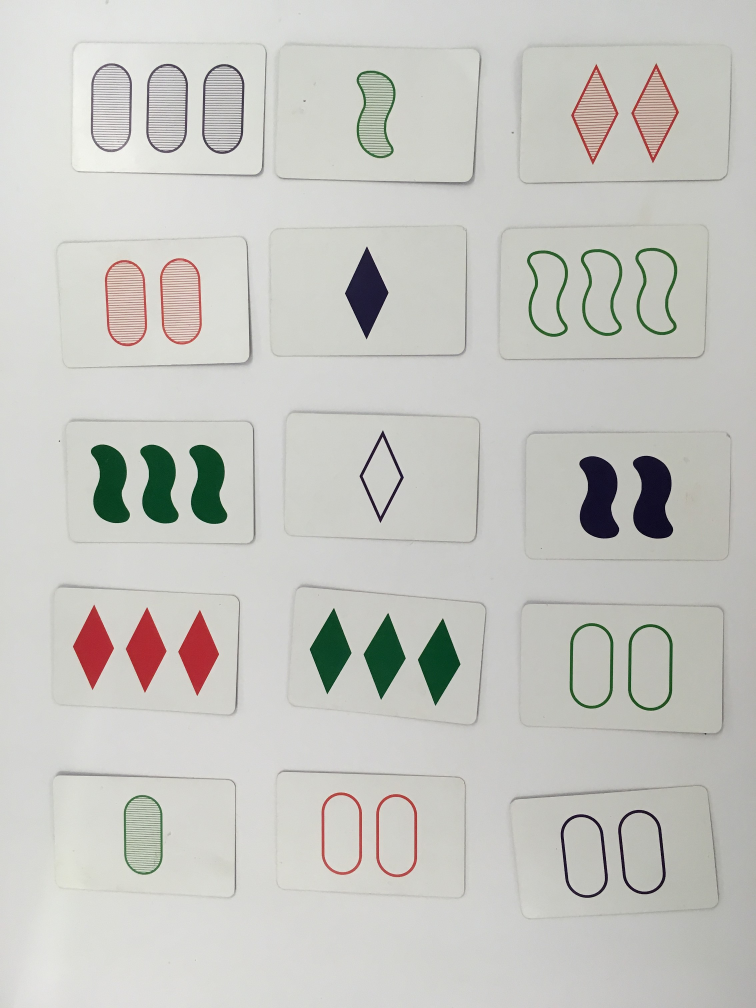
#> input picture setboard.jpg, 2268 x 3024 px (shown at 1/3 size)
$ python template_test.py   (Python 2 division)
#> lines starting #> are read from the running program, lines starting #| are printed output that depends on the picture; after the words box and inside, x2 and y2 are one past the last pixel; in counts of white or black regions, pixels touching at a corner belong together
import cv2
import numpy as np
from matplotlib import pyplot as plt

img_rgb = cv2.imread('setboard.jpg')
#> img_rgb is the input picture: shape (3024, 2268, 3); mean B, G, R 193.4, 198.1, 198.2
img_rgb = cv2.resize(img_rgb,(0,0), fx=0.1, fy=0.1)
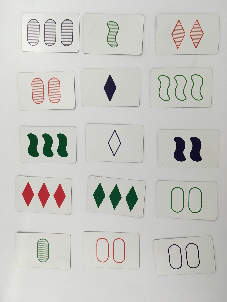
#> img_rgb: shape (302, 227, 3); mean B, G, R 193.5, 198.2, 198.3
img_gray = cv2.cvtColor(img_rgb, cv2.COLOR_BGR2GRAY)
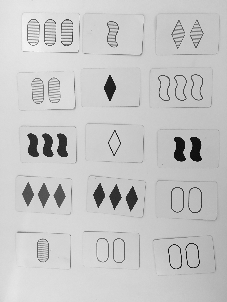
#> img_gray: shape (302, 227); min 5, max 245, mean 197.7


for i in range(1):
    template = cv2.imread('cards/3OPH.png',0)
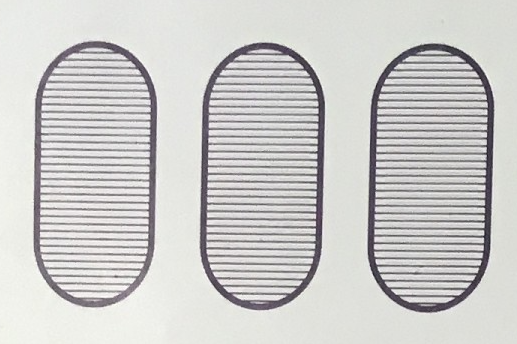
#> input picture cards/3OPH.png, 517 x 344 px
#> template: shape (344, 517); min 21, max 255, mean 203
    template = cv2.resize(template,(0,0), fx=0.1, fy=0.1)
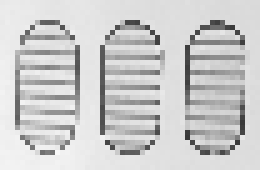
#> template: shape (34, 52) (shown 5 times larger); min 55, max 249, mean 203.2
    w, h = template.shape[::-1]
#> w = 52; h = 34

    res = cv2.matchTemplate(img_gray,template,cv2.TM_CCOEFF_NORMED)
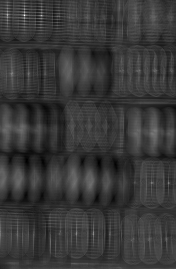
#> res: shape (269, 176) float32; min -0.226, max 0.836, mean 0.0102; drawn with min black and max white
    min_val, max_val, min_loc, max_loc = cv2.minMaxLoc(res)
#> min_val = -0.226; max_val = 0.836; min_loc = (99, 162); max_loc = (24, 15)
    print max_loc
#| (24, 15)
    #cv2.circle(img_rgb, max_loc, 20,(0,0,255))
    cv2.rectangle(img_rgb, max_loc, (max_loc[0]+w, max_loc[1]+h), (0,0,255), 2)
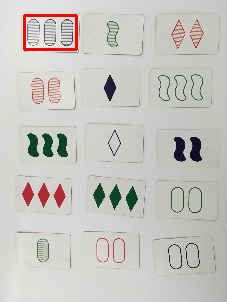
#> img_rgb: shape (302, 227, 3); 0.75% of pixels changed, all inside (x1, y1, x2, y2) = (23, 14, 78, 51)

# [8 lines of commented-out code are left out]
cv2.imwrite('res.png',img_rgb)
